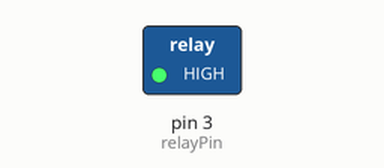
Simulated run of this sketch. Board: Arduino Uno, built with avr-gcc and run on an emulated ATmega328P. Parts: switched loads named in the sketch (green lamp = pin HIGH). Dashed ring = blinking.

Above: at 0.5 s.
Timing chart, 0 to 4.6 s (numbered marks = the images above):
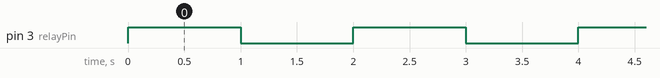

The sketch:

Project_20_5V_Relay.ino
```cpp
/*

Keye New RFID Starter Kit

Project 20

5V Relay

Edit By Keyes

*/

const int relayPin = 3; // set relay pin

void setup() {

pinMode(relayPin, OUTPUT); // set pin to output

}

void loop() {

digitalWrite(relayPin, HIGH); // output high to trigger the relay

delay(1000); // delay 1s

digitalWrite(relayPin, LOW); //output low to disable the relay

delay(1000); // delay 1s

}
```

Measured:
- by itself, pin 3 (relayPin): alternates HIGH for 1.0 s and LOW for 1.0 s
